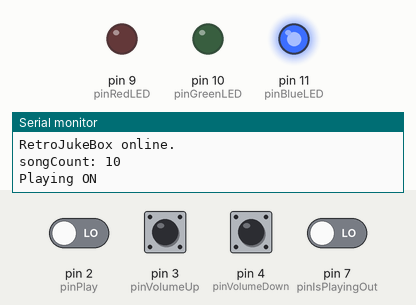
Recording of a sketch running on a simulated Arduino Uno, built with avr-gcc and run on an emulated ATmega328P. On the bench: output pins drawn as LEDs (lit = HIGH), the last lines printed to the serial monitor. Inputs (shaded band) come from the test bench; at power-on: pin 2 (pinPlay), pin 3 (pinVolumeUp), pin 4 (pinVolumeDown), pin 7 (pinIsPlayingOut) LOW. Random numbers use the default seed unless the sketch sets one; the audio player accepts every command and is not drawn.

Above: at 1.7 s.
1.8 s: pin 7 (pinIsPlayingOut) driven HIGH
At 2.9 s:
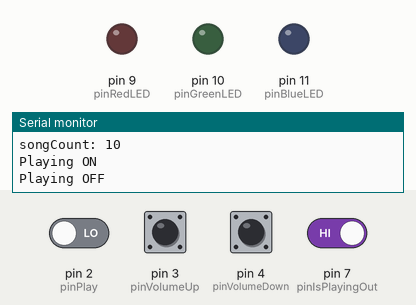
3.3 s: pin 7 (pinIsPlayingOut) driven LOW
At 4.0 s:
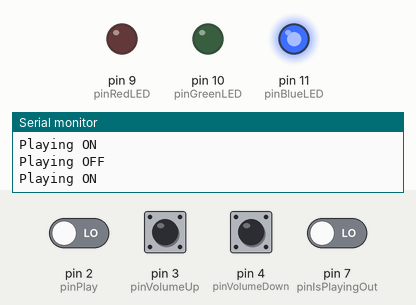
Timing chart, 0 to 6.3 s (numbered marks = the images above; inputs shaded):
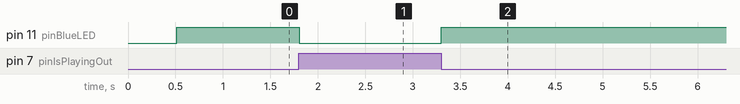

The sketch:

main.ino
```cpp
#include "Arduino.h"
#include "SoftwareSerial.h"
#include "DFRobotDFPlayerMini.h"


SoftwareSerial playerSerial(5, 6);  //RX, TX
DFRobotDFPlayerMini dfPlayer;
void printDetail(uint8_t type, int value);

int pinPlay = 2;
int pinVolumeUp = 3;
int pinVolumeDown = 4;
int pinIsPlayingOut = 7;
int pinRedLED = 9;
int pinGreenLED = 10;
int pinBlueLED = 11;

int songCount = 0;

//==========================================
// Define LED Color State
//==========================================

void setColor(int R, int G, int B) {
  analogWrite(pinRedLED, 255 - R);
  analogWrite(pinGreenLED, 255 - G);
  analogWrite(pinBlueLED, 255 - B);
}

void setWaitState() {
  setColor(255, 255, 255);
}

int playingStateBlueDirection = 1;
int playingStateBlue = 0;
void setPlayingAndEnableChangeState() {
  // change led yellow to white and white and yellow
  playingStateBlue = playingStateBlue + playingStateBlueDirection;
  if (playingStateBlue >= 80 || playingStateBlue <= 0) {
    playingStateBlueDirection = playingStateBlueDirection * -1;
  }
  // Serial.print(F("playingStateBlue: "));
  // Serial.println(playingStateBlue);
  // setColor(255, 255, playingStateBlue);
}

void setPlayingState() {
  playingStateBlue = 0;
  playingStateBlueDirection = 1;
  setColor(255, 255, 0);
}

//==========================================
// Define management song play
//==========================================

unsigned long lastPlayTime = 0;
const unsigned long WaitNextPlayTime = 5000; // 5 seconds wait
bool isPlayButtonPushed = false;
bool isPlaying = false;
bool notPlaying = true; // the state of realtime pinIsPlayingOut

const int CacheSize = 10;
int songCache[CacheSize] = {0,};
int playCount = 0;

// plays the next random song among all songs.
void playNext() {
  int num = 0;

  // Make sure last "CacheSize" songs doesn't overlapped.
  do {
    num = random(songCount) + 1;
    int i = 0;
    int cacheSize = songCount > CacheSize ? CacheSize : songCount;
    for (; i < cacheSize; i++) {
      if (songCache[i] == num) {
        break;
      }
    }
    if (i == cacheSize) {
      songCache[playCount++ % cacheSize] = num;
      break;
    }
  } while (true);

  Serial.print(F("Play "));
  Serial.println(num);
  dfPlayer.playMp3Folder(num);
}

//==========================================
// Define Setup and Loop of Arduino
//==========================================

void setup() {
  pinMode(pinPlay, INPUT);  // Play
  pinMode(pinVolumeUp, INPUT);  // Volume up
  pinMode(pinVolumeDown, INPUT);  // Volum down
  pinMode(pinIsPlayingOut, INPUT);  // Playing Status, Low means playing/High means no
  pinMode(pinRedLED, OUTPUT);
  pinMode(pinGreenLED, OUTPUT);
  pinMode(pinBlueLED, OUTPUT);
  playerSerial.begin(9600);
  Serial.begin(9600);

  Serial.println();
  Serial.println(F("RetroJukeBox"));

  if (!dfPlayer.begin(playerSerial), false) {
    Serial.println(F("Unable to begin:"));
    Serial.println(F("1.Please recheck the connection!"));
    Serial.println(F("2.Please insert the SD card!"));
    while(true){
      delay(0);
    }
  }
  Serial.println(F("RetroJukeBox online."));

  dfPlayer.setTimeOut(500); // set serial network timeout

  dfPlayer.volume(20);  // set default volume. From 0 to 30

  randomSeed(analogRead(0));

  songCount = dfPlayer.readFileCounts();
  Serial.print(F("songCount: "));
  Serial.println(songCount);
  setWaitState();
}

void loop() {
  // if Volume up button is pushed
  if (digitalRead(pinVolumeUp) == HIGH) {
    dfPlayer.volumeUp();
    // Serial.println(F("Volume Up"));
  }
  // if Volume down button is pushed
  if (digitalRead(pinVolumeDown) == HIGH) {
    dfPlayer.volumeDown();
    // Serial.println(F("Volume Down"));
  }

  // if Play button is pushed
  if (digitalRead(pinPlay) == HIGH) {
    if (!isPlayButtonPushed) {
      isPlayButtonPushed = true;
    }
  } else if(isPlayButtonPushed) {
    Serial.println(F("Release Play Button"));
    if (millis() - lastPlayTime >= WaitNextPlayTime || lastPlayTime == 0) {
      playNext();

      lastPlayTime = millis();
      Serial.print(F("Time: "));
      Serial.println(lastPlayTime);
    }
    isPlayButtonPushed = false;
  }

  // check isPlaying and change led state
  notPlaying = digitalRead(pinIsPlayingOut);
  if (notPlaying == true && isPlaying == true) {
    isPlaying = false;
    setWaitState();
    Serial.println(F("Playing OFF"));
  } else if(notPlaying == false && isPlaying == false) {
    isPlaying = true;
    setPlayingState();
    Serial.println(F("Playing ON"));
  }

  // change led state if it is playing and the timeout time has elapsed.
  if (isPlaying) {
    if (millis() - lastPlayTime >= WaitNextPlayTime) {
      setPlayingAndEnableChangeState();
    }
  }

  delay(5);
}
```

Measured:
- after the input at 1.8 s, pin 11 (pinBlueLED): HIGH → LOW at once
- after the input at 3.3 s, pin 11 (pinBlueLED): LOW → HIGH at once
